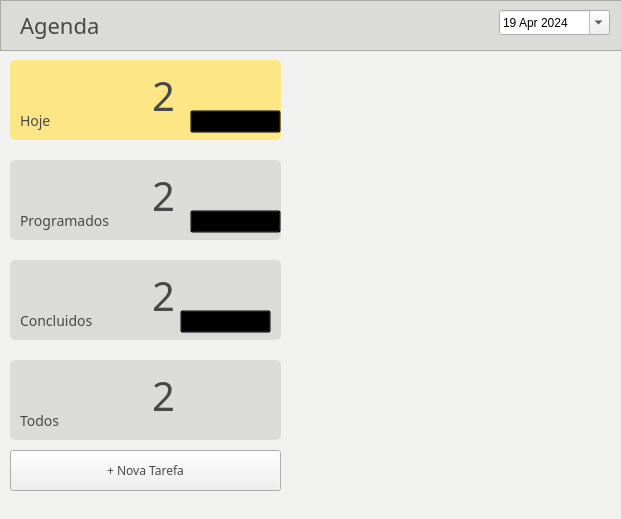
<?xml version="1.0" encoding="UTF-8"?>
<ui version="4.0">
 <class>MainWindow</class>
 <widget class="QMainWindow" name="MainWindow">
  <property name="geometry">
   <rect>
    <x>0</x>
    <y>0</y>
    <width>621</width>
    <height>519</height>
   </rect>
  </property>
  <property name="windowTitle">
   <string>MainWindow</string>
  </property>
  <property name="styleSheet">
   <string notr="true">#MainWindow{
background-color:#F1f1ef;
}</string>
  </property>
  <widget class="QWidget" name="centralwidget">
   <widget class="QFrame" name="frame">
    <property name="geometry">
     <rect>
      <x>0</x>
      <y>0</y>
      <width>981</width>
      <height>51</height>
     </rect>
    </property>
    <property name="styleSheet">
     <string notr="true">#frame {
background-color:#Dbdcd8;
}</string>
    </property>
    <property name="frameShape">
     <enum>QFrame::StyledPanel</enum>
    </property>
    <property name="frameShadow">
     <enum>QFrame::Raised</enum>
    </property>
    <widget class="QLabel" name="h1">
     <property name="geometry">
      <rect>
       <x>20</x>
       <y>0</y>
       <width>251</width>
       <height>51</height>
      </rect>
     </property>
     <property name="font">
      <font>
       <family>sans-serif</family>
       <pointsize>-1</pointsize>
      </font>
     </property>
     <property name="styleSheet">
      <string notr="true">#h1{
color:#484848;
font-family:sans-serif;
font-size:22px;
}</string>
     </property>
     <property name="text">
      <string>Agenda</string>
     </property>
    </widget>
    <widget class="QDateEdit" name="txtDt">
     <property name="geometry">
      <rect>
       <x>499</x>
       <y>10</y>
       <width>111</width>
       <height>25</height>
      </rect>
     </property>
     <property name="styleSheet">
      <string notr="true">#txtDt{

}</string>
     </property>
     <property name="buttonSymbols">
      <enum>QAbstractSpinBox::UpDownArrows</enum>
     </property>
     <property name="dateTime">
      <datetime>
       <hour>0</hour>
       <minute>0</minute>
       <second>0</second>
       <year>2024</year>
       <month>4</month>
       <day>19</day>
      </datetime>
     </property>
     <property name="calendarPopup">
      <bool>true</bool>
     </property>
     <property name="timeSpec">
      <enum>Qt::LocalTime</enum>
     </property>
     <property name="date">
      <date>
       <year>2024</year>
       <month>4</month>
       <day>19</day>
      </date>
     </property>
    </widget>
   </widget>
   <widget class="QFrame" name="frameHoje">
    <property name="geometry">
     <rect>
      <x>10</x>
      <y>60</y>
      <width>271</width>
      <height>80</height>
     </rect>
    </property>
    <property name="cursor">
     <cursorShape>ArrowCursor</cursorShape>
    </property>
    <property name="styleSheet">
     <string notr="true">#frameHoje{
background-color:#fde685;
border-radius:5px;

}</string>
    </property>
    <property name="frameShape">
     <enum>QFrame::StyledPanel</enum>
    </property>
    <property name="frameShadow">
     <enum>QFrame::Raised</enum>
    </property>
    <widget class="QLabel" name="lblCalendario">
     <property name="geometry">
      <rect>
       <x>10</x>
       <y>10</y>
       <width>41</width>
       <height>31</height>
      </rect>
     </property>
     <property name="text">
      <string/>
     </property>
     <property name="pixmap">
      <pixmap>../imagens/cedula.png</pixmap>
     </property>
     <property name="scaledContents">
      <bool>true</bool>
     </property>
    </widget>
    <widget class="QLabel" name="lblTotalHoje">
     <property name="geometry">
      <rect>
       <x>130</x>
       <y>10</y>
       <width>47</width>
       <height>51</height>
      </rect>
     </property>
     <property name="font">
      <font>
       <family>sans-serif</family>
       <pointsize>-1</pointsize>
      </font>
     </property>
     <property name="styleSheet">
      <string notr="true">#lblTotalHoje{
color:#484848;
font-family:sans-serif;
font-size:40px;
}</string>
     </property>
     <property name="text">
      <string>2</string>
     </property>
     <property name="alignment">
      <set>Qt::AlignCenter</set>
     </property>
    </widget>
    <widget class="QLabel" name="lblHoje">
     <property name="geometry">
      <rect>
       <x>10</x>
       <y>50</y>
       <width>47</width>
       <height>21</height>
      </rect>
     </property>
     <property name="styleSheet">
      <string notr="true">#lblHoje {
color:#484848;
font-family:sans-serif;
font-size:14px;
}</string>
     </property>
     <property name="text">
      <string>Hoje</string>
     </property>
    </widget>
    <widget class="QPushButton" name="btnVisualizarHoje">
     <property name="geometry">
      <rect>
       <x>180</x>
       <y>50</y>
       <width>91</width>
       <height>23</height>
      </rect>
     </property>
     <property name="cursor">
      <cursorShape>PointingHandCursor</cursorShape>
     </property>
     <property name="styleSheet">
      <string notr="true">#btnVisualizarHoje{
background-color:transparent;
}</string>
     </property>
     <property name="text">
      <string>Visualizar lista</string>
     </property>
    </widget>
   </widget>
   <widget class="QFrame" name="frameTodos">
    <property name="geometry">
     <rect>
      <x>10</x>
      <y>360</y>
      <width>271</width>
      <height>80</height>
     </rect>
    </property>
    <property name="cursor">
     <cursorShape>ArrowCursor</cursorShape>
    </property>
    <property name="styleSheet">
     <string notr="true">#frameTodos{
background-color:#Dbdcd8;
border-radius:5px;

}</string>
    </property>
    <property name="frameShape">
     <enum>QFrame::StyledPanel</enum>
    </property>
    <property name="frameShadow">
     <enum>QFrame::Raised</enum>
    </property>
    <widget class="QLabel" name="lblCalendario_4">
     <property name="geometry">
      <rect>
       <x>10</x>
       <y>10</y>
       <width>41</width>
       <height>31</height>
      </rect>
     </property>
     <property name="text">
      <string/>
     </property>
     <property name="pixmap">
      <pixmap>../imagens/livros.png</pixmap>
     </property>
     <property name="scaledContents">
      <bool>true</bool>
     </property>
    </widget>
    <widget class="QLabel" name="lblTotalTodos">
     <property name="geometry">
      <rect>
       <x>130</x>
       <y>10</y>
       <width>47</width>
       <height>51</height>
      </rect>
     </property>
     <property name="font">
      <font>
       <family>sans-serif</family>
       <pointsize>-1</pointsize>
      </font>
     </property>
     <property name="styleSheet">
      <string notr="true">#lblTotalTodos{
color:#484848;
font-family:sans-serif;
font-size:40px;
}</string>
     </property>
     <property name="text">
      <string>2</string>
     </property>
     <property name="alignment">
      <set>Qt::AlignCenter</set>
     </property>
    </widget>
    <widget class="QLabel" name="lblTodos">
     <property name="geometry">
      <rect>
       <x>10</x>
       <y>50</y>
       <width>47</width>
       <height>21</height>
      </rect>
     </property>
     <property name="styleSheet">
      <string notr="true">#lblTodos {
color:#484848;
font-family:sans-serif;
font-size:14px;
}</string>
     </property>
     <property name="text">
      <string>Todos</string>
     </property>
    </widget>
   </widget>
   <widget class="QFrame" name="frameConcluidos">
    <property name="geometry">
     <rect>
      <x>10</x>
      <y>260</y>
      <width>271</width>
      <height>80</height>
     </rect>
    </property>
    <property name="cursor">
     <cursorShape>ArrowCursor</cursorShape>
    </property>
    <property name="styleSheet">
     <string notr="true">#frameConcluidos{
background-color:#Dbdcd8;
border-radius:5px;

}</string>
    </property>
    <property name="frameShape">
     <enum>QFrame::StyledPanel</enum>
    </property>
    <property name="frameShadow">
     <enum>QFrame::Raised</enum>
    </property>
    <widget class="QLabel" name="lblCalendario_5">
     <property name="geometry">
      <rect>
       <x>10</x>
       <y>10</y>
       <width>41</width>
       <height>31</height>
      </rect>
     </property>
     <property name="text">
      <string/>
     </property>
     <property name="pixmap">
      <pixmap>../imagens/lapis-regua.png</pixmap>
     </property>
     <property name="scaledContents">
      <bool>true</bool>
     </property>
    </widget>
    <widget class="QLabel" name="lblTotalConcluido">
     <property name="geometry">
      <rect>
       <x>130</x>
       <y>10</y>
       <width>47</width>
       <height>51</height>
      </rect>
     </property>
     <property name="font">
      <font>
       <family>sans-serif</family>
       <pointsize>-1</pointsize>
      </font>
     </property>
     <property name="styleSheet">
      <string notr="true">#lblTotalConcluido{
color:#484848;
font-family:sans-serif;
font-size:40px;
}</string>
     </property>
     <property name="text">
      <string>2</string>
     </property>
     <property name="alignment">
      <set>Qt::AlignCenter</set>
     </property>
    </widget>
    <widget class="QLabel" name="lblConcluido">
     <property name="geometry">
      <rect>
       <x>10</x>
       <y>50</y>
       <width>91</width>
       <height>21</height>
      </rect>
     </property>
     <property name="styleSheet">
      <string notr="true">#lblConcluido{
color:#484848;
font-family:sans-serif;
font-size:14px;
}</string>
     </property>
     <property name="text">
      <string>Concluidos</string>
     </property>
    </widget>
    <widget class="QPushButton" name="btnVisualizarConcluido">
     <property name="geometry">
      <rect>
       <x>170</x>
       <y>50</y>
       <width>91</width>
       <height>23</height>
      </rect>
     </property>
     <property name="cursor">
      <cursorShape>PointingHandCursor</cursorShape>
     </property>
     <property name="styleSheet">
      <string notr="true">#btnVisualizarConcluido{
background-color:transparent;
}</string>
     </property>
     <property name="text">
      <string>Visualizar lista</string>
     </property>
    </widget>
   </widget>
   <widget class="QPushButton" name="btnNovo">
    <property name="geometry">
     <rect>
      <x>10</x>
      <y>450</y>
      <width>271</width>
      <height>41</height>
     </rect>
    </property>
    <property name="font">
     <font>
      <family>sans-serif</family>
     </font>
    </property>
    <property name="styleSheet">
     <string notr="true">#btnNovo{
color:#484848;
font-family:sans-serif;
}</string>
    </property>
    <property name="text">
     <string>+ Nova Tarefa</string>
    </property>
   </widget>
   <widget class="QLabel" name="lblImg">
    <property name="geometry">
     <rect>
      <x>300</x>
      <y>60</y>
      <width>311</width>
      <height>431</height>
     </rect>
    </property>
    <property name="styleSheet">
     <string notr="true">#lblImg{
border-radius:8px;
}</string>
    </property>
    <property name="text">
     <string/>
    </property>
    <property name="pixmap">
     <pixmap>../imagens/Portapapeles plano aplanado calendario maqueta _ Archivo PSD Premium.jpg</pixmap>
    </property>
    <property name="scaledContents">
     <bool>true</bool>
    </property>
   </widget>
   <widget class="QFrame" name="frameProgramado">
    <property name="geometry">
     <rect>
      <x>10</x>
      <y>160</y>
      <width>271</width>
      <height>80</height>
     </rect>
    </property>
    <property name="cursor">
     <cursorShape>ArrowCursor</cursorShape>
    </property>
    <property name="styleSheet">
     <string notr="true">#frameProgramado{
background-color:#Dbdcd8;
border-radius:5px;

}</string>
    </property>
    <property name="frameShape">
     <enum>QFrame::StyledPanel</enum>
    </property>
    <property name="frameShadow">
     <enum>QFrame::Raised</enum>
    </property>
    <widget class="QLabel" name="lblCalendario_6">
     <property name="geometry">
      <rect>
       <x>10</x>
       <y>10</y>
       <width>41</width>
       <height>31</height>
      </rect>
     </property>
     <property name="text">
      <string/>
     </property>
     <property name="pixmap">
      <pixmap>../imagens/calendario-linhas-caneta.png</pixmap>
     </property>
     <property name="scaledContents">
      <bool>true</bool>
     </property>
    </widget>
    <widget class="QLabel" name="lblTotalProgramado">
     <property name="geometry">
      <rect>
       <x>130</x>
       <y>10</y>
       <width>47</width>
       <height>51</height>
      </rect>
     </property>
     <property name="font">
      <font>
       <family>sans-serif</family>
       <pointsize>-1</pointsize>
      </font>
     </property>
     <property name="styleSheet">
      <string notr="true">#lblTotalProgramado{
color:#484848;
font-family:sans-serif;
font-size:40px;
}</string>
     </property>
     <property name="text">
      <string>2</string>
     </property>
     <property name="alignment">
      <set>Qt::AlignCenter</set>
     </property>
    </widget>
    <widget class="QLabel" name="lblProgramados">
     <property name="geometry">
      <rect>
       <x>10</x>
       <y>50</y>
       <width>91</width>
       <height>21</height>
      </rect>
     </property>
     <property name="styleSheet">
      <string notr="true">#lblProgramados
{
color:#484848;
font-family:sans-serif;
font-size:14px;
}</string>
     </property>
     <property name="text">
      <string>Programados</string>
     </property>
    </widget>
    <widget class="QPushButton" name="btnVisualizarProgramados">
     <property name="geometry">
      <rect>
       <x>180</x>
       <y>50</y>
       <width>91</width>
       <height>23</height>
      </rect>
     </property>
     <property name="cursor">
      <cursorShape>PointingHandCursor</cursorShape>
     </property>
     <property name="styleSheet">
      <string notr="true">#btnVisualizarProgramados{
background-color:transparent;
}</string>
     </property>
     <property name="text">
      <string>Visualizar lista</string>
     </property>
    </widget>
   </widget>
  </widget>
  <widget class="QMenuBar" name="menubar">
   <property name="geometry">
    <rect>
     <x>0</x>
     <y>0</y>
     <width>621</width>
     <height>21</height>
    </rect>
   </property>
  </widget>
 </widget>
 <resources/>
 <connections/>
</ui>
